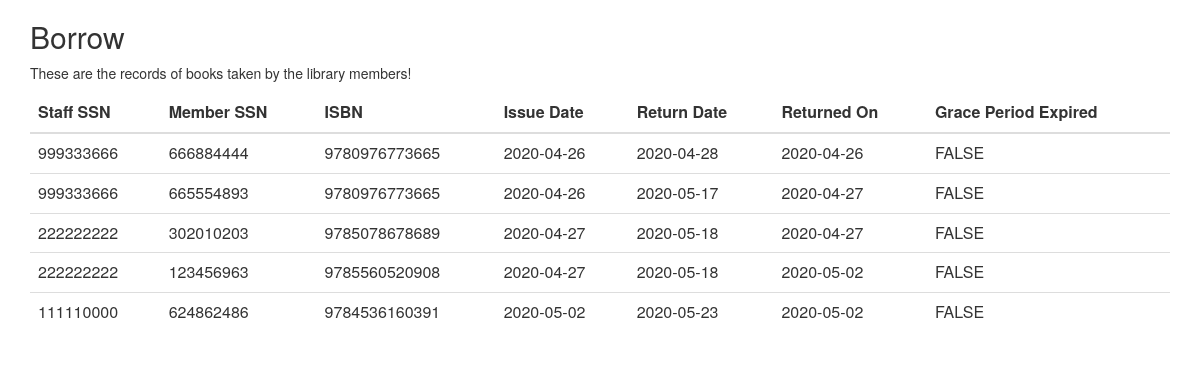
The page /db/borrow.php on the database its author committed.
### tables this page shows
CREATE TABLE `borrow` (
  `Staff_SSN` int(11) NOT NULL,
  `Member_SSN` int(11) NOT NULL,
  `ISBN` varchar(13) NOT NULL,
  `Issue_Date` date DEFAULT NULL,
  `Return_Date` date DEFAULT NULL,
  `Returned_On` date DEFAULT NULL,
  `Grace_Period_Exp` varchar(5) DEFAULT NULL
);

### db/borrow.php (the view, shortened to what this page needs)
<?php
require("./database.php");
?>
<html lang="en">
<head>
  <link rel="stylesheet" href="https://maxcdn.bootstrapcdn.com/bootstrap/3.4.1/css/bootstrap.min.css">
</head>
<body>
<div class="container">
  <h2>Borrow</h2>
  <p>These are the records of books taken by the library members!</p>
  <div class="table-responsive">
  <table class="table table-hover">
    <thead>
      <tr>
        <th>Staff SSN</th>
        <th>Member SSN</th>
        <th>ISBN</th>
        <th>Issue Date</th>
        <th>Return Date</th>
        <th>Returned On</th>
        <th>Grace Period Expired</th>
      </tr>
    </thead>
    <tbody>
        <?php
        $sql = "SELECT * FROM borrow";
        $result = $conn->query($sql);
        if ($result->num_rows > 0) {
            while($row = $result->fetch_assoc()) {
                echo'<tr>
                        <td>'.$row['Staff_SSN'].'</td>
                        <td>'.$row['Member_SSN'].'</td>
                        <td>'.$row['ISBN'].'</td>
                        <td>'.$row['Issue_Date'].'</td>
                        <td>'.$row['Return_Date'].'</td>
                        <td>'.$row['Returned_On'].'</td>
                        <td>'.$row['Grace_Period_Exp'].'</td>
                    </tr>';
                    }
        }
        else {
            echo "<tr colspan = '7'><td>No Records To Display</td><tr>";
        }
        ?>
    </tbody>
  </table>
</div>
</div>
</body>
</html>

### rows shown on the page
borrow: Staff_SSN "999333666", Member_SSN "666884444", ISBN "9780976773665", Issue_Date "2020-04-26", Return_Date "2020-04-28", Returned_On "2020-04-26", Grace_Period_Exp "FALSE"
borrow: Staff_SSN "999333666", Member_SSN "665554893", ISBN "9780976773665", Issue_Date "2020-04-26", Return_Date "2020-05-17", Returned_On "2020-04-27", Grace_Period_Exp "FALSE"
borrow: Staff_SSN "222222222", Member_SSN "302010203", ISBN "9785078678689", Issue_Date "2020-04-27", Return_Date "2020-05-18", Returned_On "2020-04-27", Grace_Period_Exp "FALSE"
borrow: Staff_SSN "222222222", Member_SSN "123456963", ISBN "9785560520908", Issue_Date "2020-04-27", Return_Date "2020-05-18", Returned_On "2020-05-02", Grace_Period_Exp "FALSE"
borrow: Staff_SSN "111110000", Member_SSN "624862486", ISBN "9784536160391", Issue_Date "2020-05-02", Return_Date "2020-05-23", Returned_On "2020-05-02", Grace_Period_Exp "FALSE"
